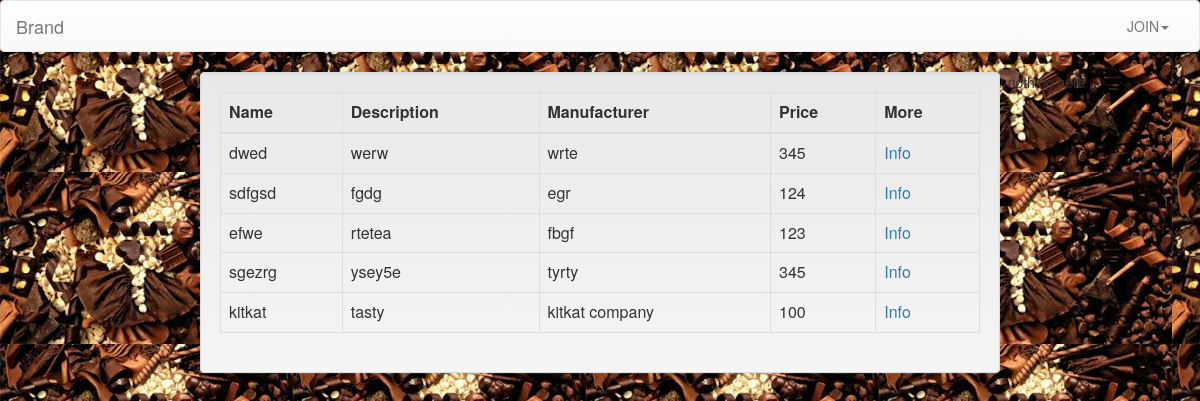
Before: / with the older database file.
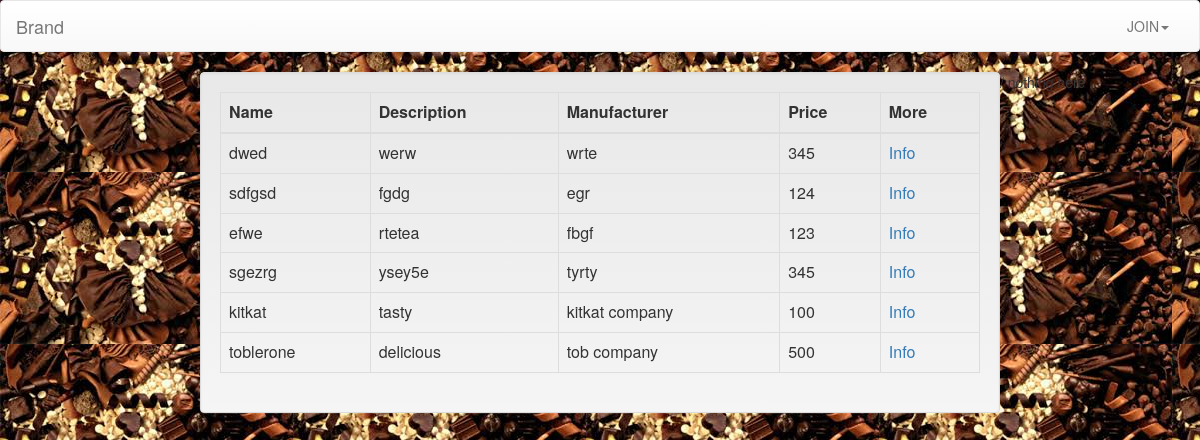
After: the same page with the newer database file.
### register/models.py (models this page shows)
class Chocolate(models.Model):
    id = models.AutoField(primary_key=True)
    name = models.CharField(_('Chocolate Name'),max_length=100,blank=True )
    description = models.CharField(_('Chocolate Description'),max_length=1000,blank=True )
    manufacturer = models.CharField(_('Chocolate Manufacturer'),max_length=100,blank=True )
    price = models.IntegerField(_('Chocolate Price'),
                                 validators=[MaxValueValidator(1000), MinValueValidator(0)],
                                 help_text=_('4 digits maximum'), blank=True, null=True)

### register/views.py (the view)
# urls.py: 2. Add a URL to urlpatterns:  url(r'^$', Home.as_view(), name='home')
class Home(ListView):
      template_name = "index.html"
      def get_queryset(self):
          return Chocolate.objects.all()

### register/templates/index.html
{% extends "base.html" %}
{% load staticfiles %}
{% block body %}
<div class="col-md-8 col-md-offset-2 well">
<table class="table table-hover table-bordered table-responsive">
    <thead>
    <tr>
        <th>
            Name
        </th>
        <th>
            Description
        </th>
        <th>
            Manufacturer
        </th>
        <th>
            Price
        </th>
           <th>
            More
        </th>
    </tr>
    </thead>
    <tbody>
    {% for item in object_list %}
        <tr>
            <td> {{ item.name }} </td>
            <td> {{ item.description }}</td>
            <td> {{ item.manufacturer }}</td>
            <td> {{ item.price }}</td>
            <td> <a href="{% url 'chocolate_info' item.id %}">Info</a> </td>
        </tr>
    {% endfor %}
    </tbody>
</table>
</div>
/
{% if user.is_anonymous %}
   nothing here
{% else %}
<div class="col-md-6 col-md-offset-5" style="padding-top: 10%;">
  <a href="{% url 'add_chocolate' %}">
      <button class="btn btn-primary">Add a choclate</button>
  </a>
</div>
{% endif %}
{% endblock body %}

### register/templates/base.html (shortened to what this page needs)
{% load staticfiles %}
<html>
<head>
<link rel="stylesheet" href="{%  static 'css/bootstrap.min.css' %}">
<link rel="stylesheet" href= "{% static 'css/bootstrap-theme.min.css' %}"integrity="sha384-fLW2N01lMqjakBkx3l/M9EahuwpSfeNvV63J5ezn3uZzapT0u7EYsXMjQV+0En5r">
</head>
<body background="{%  static 'images.jpeg' %}">
{% include "navbar.html" %}
{%  block body %}
{% endblock body %}
</body>
</html>

### register/templates/navbar.html (shortened to what this page needs)
<nav class="navbar navbar-default">
  <div class="container-fluid">
    <div class="navbar-header">
      <a class="navbar-brand" href="#">Brand</a>
    </div>
<div class="collapse navbar-collapse" id="bs-example-navbar-collapse-1">
           <ul class="nav navbar-nav navbar-right" id="home_nav">
               {% if user.is_anonymous %}
                   <li class="dropdown">
                       <a href="#" class="dropdown-toggle" data-toggle="dropdown" role="button" aria-haspopup="true" aria-expanded="false">JOIN<span class="caret"></span></a>
                   </li>                {% endif %}
           </ul>
       </div>
   </div>
</nav>

Changed rows visible on the page:
added Chocolate: name "toblerone", description "delicious", manufacturer "tob company", price "500"
